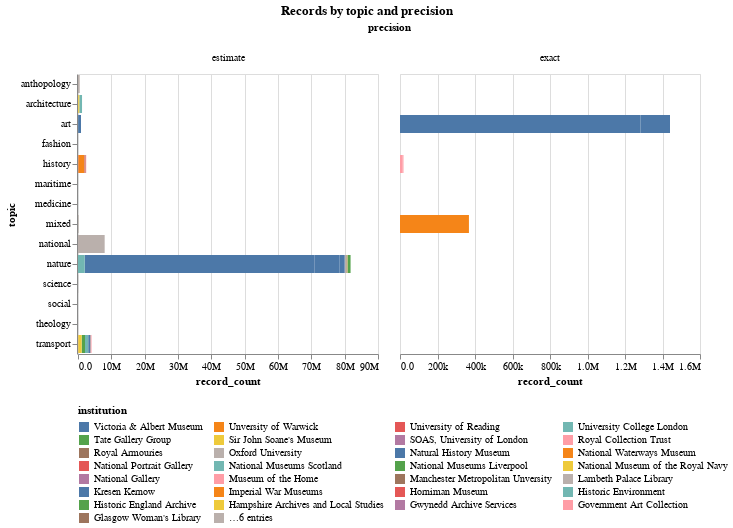

Notebook source saved alongside this figure:
### Markdown cell above
## Records by topic and precision

### Code cell
title = alt.TitleParams('Records by topic and precision', anchor='middle')
alt.Chart(records_data, title=title).mark_bar().encode(
    column='precision:O',
    x='record_count:Q',
    y='topic:N',
    tooltip=['institution', 'record_count'],
    color=alt.Color('institution:N', sort='descending', legend=alt.Legend(orient='bottom',columns=4))
).properties(width=300).resolve_scale(x='independent').configure(numberFormat='.2s')

### Figure 1 — Vega-Lite specification as saved in the notebook (floating-point values rounded to 4 significant figures)
{"config": {"view": {"continuousWidth": 300, "continuousHeight": 300}, "numberFormat": ".2s"}, "data": {"name": "data-5ce40cf9765744a229cc26ab8ec42a31"}, "mark": {"type": "bar"}, "encoding": {"color": {"field": "institution", "legend": {"columns": 4, "orient": "bottom"}, "sort": "descending", "type": "nominal"}, "column": {"field": "precision", "type": "ordinal"}, "tooltip": [{"field": "institution", "type": "nominal"}, {"field": "record_count", "type": "quantitative"}], "x": {"field": "record_count", "type": "quantitative"}, "y": {"field": "topic", "type": "nominal"}}, "resolve": {"scale": {"x": "independent"}}, "title": {"text": "Records by topic and precision", "anchor": "middle"}, "width": 300, "$schema": "https://vega.github.io/schema/vega-lite/v5.17.0.json", "datasets": {"data-5ce40cf9765744a229cc26ab8ec42a31": [{"institution": "Oxford University", "subcollection": "History of Science Museum", "sector": "university", "type": "museum", "topic": "science", "precision": "estimate", "record_count": 33592}, {"institution": "Oxford University", "subcollection": "Museum of Natural History", "sector": "university", "type": "museum", "topic": "nature", "precision": "estimate", "record_count": 505745}, {"institution": "Oxford University", "subcollection": "Pitt Rivers Museum", "sector": "university", "type": "museum", "topic": "anthopology", "precision": "estimate", "record_count": 513107}, {"institution": "Durham University", "subcollection": "Oriental Museum", "sector": "university", "type": "museum", "topic": "art", "precision": "estimate", "record_count": 33234}, {"institution": "University College London", "subcollection": "Petrie Museum", "sector": "university", "type": "museum", "topic": "history", "precision": "estimate", "record_count": 83455}, {"institution": "University College London", "subcollection": "UCL Art Museum", "sector": "university", "type": "museum", "topic": "art", "precision": "estimate", "record_count": 10712}, {"institution": "University College London", "subcollection": "UCL Pathology Collection", "sector": "university", "type": "museum", "topic": "medicine", "precision": "estimate", "record_count": 8817}, {"institution": "University College London", "subcollection": "UCL Pathology Collection", "sector": "university", "type": "museum", "topic": "science", "precision": "estimate", "record_count": 1462}, {"institution": "Glasgow Woman's Library", "subcollection": "Museum Collections", "sector": "library", "type": "museum", "topic": "mixed", "precision": "estimate", "record_count": 3567}, {"institution": "National Museum of the Royal Navy", "subcollection": "Museum Collection", "sector": "national-institution", "type": "museum", "topic": "architecture", "precision": "estimate", "record_count": 195690}, {"institution": "National Museums Scotland", "subcollection": "Museum Collection", "sector": "national-institution", "type": "museum", "topic": "architecture", "precision": "estimate", "record_count": 820000}, {"institution": "National Waterways Museum", "subcollection": "Museum Collection", "sector": "national-institution", "type": "museum", "topic": "transport", "precision": "estimate", "record_count": 4574}, {"institution": "Royal Collection Trust", "subcollection": "Museum Collection", "sector": "national-institution", "type": "museum", "topic": "transport", "precision": "estimate", "record_count": 289520}, {"institution": "Government Art Collection", "subcollection": "Museum Collection", "sector": "national-institution", "type": "museum", "topic": "transport", "precision": "estimate", "record_count": 15247}, {"institution": "Courtauld Gallery", "subcollection": "Museum Collection", "sector": "independent", "type": "museum", "topic": "transport", "precision": "estimate", "record_count": 33501}, {"institution": "Dulwich Picture Gallery", "subcollection": "Museum Collection", "sector": "independent", "type": "museum", "topic": "transport", "precision": "estimate", "record_count": 33501}, {"institution": "Dundee Heritage Trust", "subcollection": "Martime", "sector": "regional", "type": "museum", "topic": "maritime", "precision": "estimate", "record_count": 2411}, {"institution": "Dundee Heritage Trust", "subcollection": "Textiles", "sector": "regional", "type": "museum", "topic": "fashion", "precision": "estimate", "record_count": 5864}, {"institution": "Dundee Heritage Trust", "subcollection": "Dundee and Social History", "sector": "regional", "type": "museum", "topic": "social", "precision": "estimate", "record_count": 317}, {"institution": "Victoria & Albert Museum", "subcollection": "Victoria & Albert Museum", "sector": "dcms", "type": "museum", "topic": "art", "precision": "exact", "record_count": 1282171}, {"institution": "Museum of the Home", "subcollection": "Museum of the Home", "sector": "dcms", "type": "museum", "topic": "history", "precision": "exact", "record_count": 12200}, {"institution": "Horniman Museum", "subcollection": "Museum Collection", "sector": "dcms", "type": "museum", "topic": "history", "precision": "estimate", "record_count": 132612}, {"institution": "Imperial War Museums", "subcollection": "Museum Collection", "sector": "dcms", "type": "museum", "topic": "history", "precision": "estimate", "record_count": 1737698}, {"institution": "National Gallery", "subcollection": "Museum Collection", "sector": "dcms", "type": "museum", "topic": "history", "precision": "estimate", "record_count": 2626}, {"institution": "National Museums Liverpool", "subcollection": "Museum Collection", "sector": "dcms", "type": "museum", "topic": "history", "precision": "estimate", "record_count": 73682}, {"institution": "National Portrait Gallery", "subcollection": "Museum Collection", "sector": "dcms", "type": "museum", "topic": "history", "precision": "estimate", "record_count": 220000}, {"institution": "Natural History Museum", "subcollection": "Entomology collections", "sector": "dcms", "type": "museum", "topic": "nature", "precision": "estimate", "record_count": 34000000}, {"institution": "Natural History Museum", "subcollection": "Botany collections", "sector": "dcms", "type": "museum", "topic": "nature", "precision": "estimate", "record_count": 6000000}, {"institution": "Natural History Museum", "subcollection": "Zooology collections", "sector": "dcms", "type": "museum", "topic": "nature", "precision": "estimate", "record_count": 29000000}, {"institution": "Natural History Museum", "subcollection": "Palaeontology collections", "sector": "dcms", "type": "museum", "topic": "nature", "precision": "estimate", "record_count": 7000000}, {"institution": "Natural History Museum", "subcollection": "Mineralogy collections", "sector": "dcms", "type": "museum", "topic": "nature", "precision": "estimate", "record_count": 500000}, {"institution": "Natural History Museum", "subcollection": "Library and archive collections", "sector": "dcms", "type": "library", "topic": "nature", "precision": "estimate", "record_count": 1500000}, {"institution": "Royal Armouries", "subcollection": "Museum Collection", "sector": "dcms", "type": "museum", "topic": "nature", "precision": "estimate", "record_count": 65627}, {"institution": "Sir John Soane's Museum", "subcollection": "Museum Collection", "sector": "dcms", "type": "museum", "topic": "nature", "precision": "estimate", "record_count": 57164}, {"institution": "Tate Gallery Group", "subcollection": "Museum Collection", "sector": "dcms", "type": "museum", "topic": "nature", "precision": "estimate", "record_count": 79236}, {"institution": "British Museum", "subcollection": "Museum Collection", "sector": "dcms", "type": "museum", "topic": "nature", "precision": "estimate", "record_count": 2000000}, {"institution": "Oxford University", "subcollection": "History of Science Museum", "sector": "university", "type": "museum", "topic": "science", "precision": "estimate", "record_count": 21011}, {"institution": "Oxford University", "subcollection": "Bodleian Library", "sector": "university", "type": "library", "topic": "national", "precision": "estimate", "record_count": 8000000}, {"institution": "Manchester Metropolitan Unversity", "subcollection": "Special Collections", "sector": "university", "type": "library", "topic": "mixed", "precision": "estimate", "record_count": 28600}, {"institution": "SOAS, University of London", "subcollection": "Special Collections", "sector": "university", "type": "library", "topic": "mixed", "precision": "estimate", "record_count": 40337}, {"institution": "University of Reading", "subcollection": "Library Collection", "sector": "university", "type": "library", "topic": "history", "precision": "estimate", "record_count": 0}, {"institution": "Lambeth Palace Library", "subcollection": "Sion College Collections", "sector": "library", "type": "library", "topic": "theology", "precision": "estimate", "record_count": 15000}, {"institution": "National Museum of the Royal Navy", "subcollection": "Library Collection", "sector": "national-institution", "type": "library", "topic": "architecture", "precision": "estimate", "record_count": 195690}, {"institution": "Victoria & Albert Museum", "subcollection": "National Art Library", "sector": "dcms", "type": "library", "topic": "art", "precision": "estimate", "record_count": 849000}, {"institution": "Museum of the Home", "subcollection": "Library Collection", "sector": "dcms", "type": "library", "topic": "history", "precision": "exact", "record_count": 6290}, {"institution": "Royal Armouries", "subcollection": "Library Collection", "sector": "dcms", "type": "library", "topic": "nature", "precision": "estimate", "record_count": 65627}, {"institution": "Sir John Soane's Museum", "subcollection": "Library Collection", "sector": "dcms", "type": "library", "topic": "nature", "precision": "estimate", "record_count": 57164}, {"institution": "Unversity of Warwick", "subcollection": "Modern Records Centre", "sector": "university", "type": "archive", "topic": "mixed", "precision": "exact", "record_count": 367655}, {"institution": "University of Reading", "subcollection": "Archive Collection", "sector": "university", "type": "archive", "topic": "history", "precision": "estimate", "record_count": 186216}, {"institution": "National Waterways Museum", "subcollection": "Archive Collection", "sector": "national-institution", "type": "archive", "topic": "transport", "precision": "estimate", "record_count": 53195}, {"institution": "Historic England Archive", "subcollection": "Archive Collection", "sector": "national-institution", "type": "archive", "topic": "transport", "precision": "estimate", "record_count": 1000000}, {"institution": "Historic Environment", "subcollection": "Archive Collection", "sector": "national-institution", "type": "archive", "topic": "transport", "precision": "estimate", "record_count": 1000000}, {"institution": "Gwynedd Archive Services", "subcollection": "Archive Collection", "sector": "archives", "type": "archive", "topic": "transport", "precision": "estimate", "record_count": 12000}, {"institution": "Hampshire Archives and Local Studies", "subcollection": "Archive Collection", "sector": "archives", "type": "archive", "topic": "transport", "precision": "estimate", "record_count": 1000000}, {"institution": "Kresen Kernow", "subcollection": "Archive Collection", "sector": "archives", "type": "archive", "topic": "transport", "precision": "estimate", "record_count": 614909}, {"institution": "Bradford District Museums & Galleries", "subcollection": "Photographic Archive", "sector": "regional", "type": "archive", "topic": "mixed", "precision": "estimate", "record_count": 21878}, {"institution": "Victoria & Albert Museum", "subcollection": "Victoria & Albert Museum Archives", "sector": "dcms", "type": "archive", "topic": "art", "precision": "exact", "record_count": 157835}, {"institution": "Royal Armouries", "subcollection": "Archive Collection", "sector": "dcms", "type": "archive", "topic": "nature", "precision": "estimate", "record_count": 130130}, {"institution": "Sir John Soane's Museum", "subcollection": "Archive Collection", "sector": "dcms", "type": "archive", "topic": "nature", "precision": "estimate", "record_count": 0}, {"institution": "Tate Gallery Group", "subcollection": "Archive Collection", "sector": "dcms", "type": "archive", "topic": "nature", "precision": "estimate", "record_count": 807060}]}}
